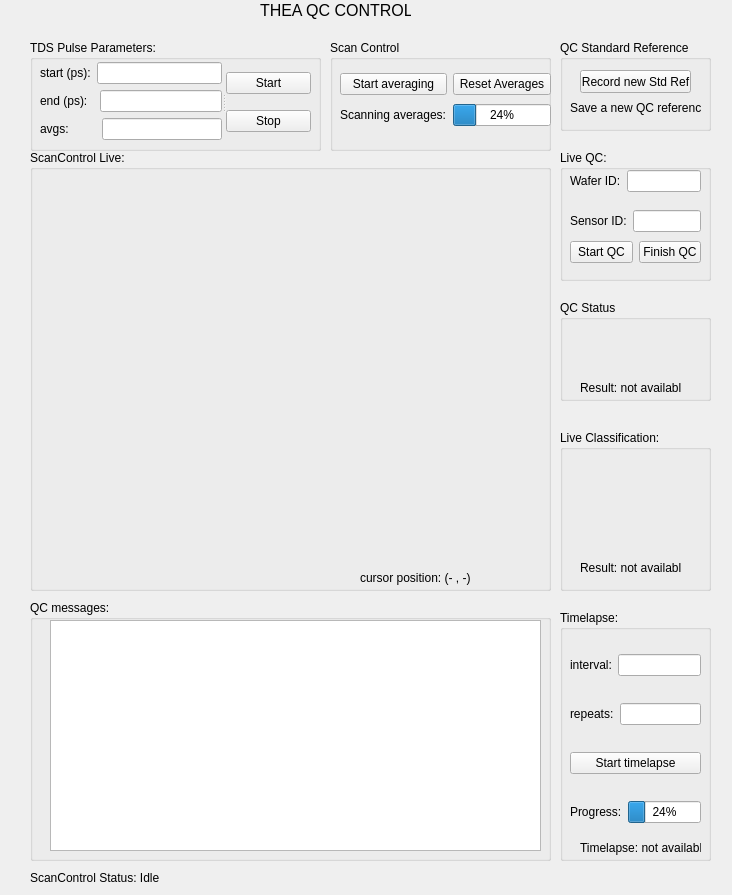
<?xml version="1.0" encoding="UTF-8"?>
<ui version="4.0">
 <class>ScanControlWidget</class>
 <widget class="QWidget" name="ScanControlWidget">
  <property name="geometry">
   <rect>
    <x>0</x>
    <y>0</y>
    <width>732</width>
    <height>895</height>
   </rect>
  </property>
  <property name="windowTitle">
   <string>Form</string>
  </property>
  <widget class="QLabel" name="lblStatus">
   <property name="geometry">
    <rect>
     <x>30</x>
     <y>870</y>
     <width>131</width>
     <height>16</height>
    </rect>
   </property>
   <property name="text">
    <string>ScanControl Status: Idle</string>
   </property>
  </widget>
  <widget class="QGroupBox" name="gTdsParams">
   <property name="geometry">
    <rect>
     <x>30</x>
     <y>40</y>
     <width>291</width>
     <height>111</height>
    </rect>
   </property>
   <property name="title">
    <string>TDS Pulse Parameters:</string>
   </property>
   <widget class="QSplitter" name="splitter">
    <property name="geometry">
     <rect>
      <x>10</x>
      <y>22</y>
      <width>271</width>
      <height>80</height>
     </rect>
    </property>
    <property name="orientation">
     <enum>Qt::Horizontal</enum>
    </property>
    <widget class="QWidget" name="layoutWidget">
     <layout class="QVBoxLayout" name="verticalLayout">
      <item>
       <layout class="QHBoxLayout" name="horizontalLayout">
        <item>
         <widget class="QLabel" name="lblTdsStart">
          <property name="text">
           <string>start (ps):</string>
          </property>
         </widget>
        </item>
        <item>
         <widget class="QLineEdit" name="lEditTdsStart"/>
        </item>
       </layout>
      </item>
      <item>
       <layout class="QHBoxLayout" name="horizontalLayout_2">
        <property name="sizeConstraint">
         <enum>QLayout::SetMinimumSize</enum>
        </property>
        <item>
         <widget class="QLabel" name="lblTdsEnd">
          <property name="text">
           <string>end (ps):  </string>
          </property>
         </widget>
        </item>
        <item>
         <widget class="QLineEdit" name="lEditTdsEnd"/>
        </item>
       </layout>
      </item>
      <item>
       <layout class="QHBoxLayout" name="horizontalLayout_3">
        <item>
         <widget class="QLabel" name="lblTdsAvgs">
          <property name="text">
           <string>avgs:        </string>
          </property>
         </widget>
        </item>
        <item>
         <widget class="QLineEdit" name="lEditTdsAvgs"/>
        </item>
       </layout>
      </item>
     </layout>
    </widget>
    <widget class="QWidget" name="layoutWidget">
     <layout class="QVBoxLayout" name="verticalLayout_2">
      <item>
       <widget class="QPushButton" name="btnStart">
        <property name="text">
         <string>Start</string>
        </property>
       </widget>
      </item>
      <item>
       <widget class="QPushButton" name="btnStop">
        <property name="text">
         <string>Stop</string>
        </property>
       </widget>
      </item>
     </layout>
    </widget>
   </widget>
  </widget>
  <widget class="QGroupBox" name="gLivePlot">
   <property name="geometry">
    <rect>
     <x>30</x>
     <y>150</y>
     <width>521</width>
     <height>441</height>
    </rect>
   </property>
   <property name="title">
    <string>ScanControl Live:</string>
   </property>
   <widget class="PlotWidget" name="livePlot" native="true">
    <property name="geometry">
     <rect>
      <x>10</x>
      <y>30</y>
      <width>491</width>
      <height>391</height>
     </rect>
    </property>
   </widget>
   <widget class="QLabel" name="xyLabel">
    <property name="geometry">
     <rect>
      <x>330</x>
      <y>420</y>
      <width>191</width>
      <height>16</height>
     </rect>
    </property>
    <property name="text">
     <string>cursor position: (- , -)</string>
    </property>
   </widget>
  </widget>
  <widget class="QLabel" name="WidgetSplash">
   <property name="geometry">
    <rect>
     <x>260</x>
     <y>0</y>
     <width>151</width>
     <height>21</height>
    </rect>
   </property>
   <property name="font">
    <font>
     <pointsize>12</pointsize>
    </font>
   </property>
   <property name="text">
    <string>THEA QC CONTROL</string>
   </property>
  </widget>
  <widget class="QGroupBox" name="gQcTextBox">
   <property name="geometry">
    <rect>
     <x>30</x>
     <y>600</y>
     <width>521</width>
     <height>261</height>
    </rect>
   </property>
   <property name="title">
    <string>QC messages:</string>
   </property>
   <widget class="QPlainTextEdit" name="textbox">
    <property name="geometry">
     <rect>
      <x>20</x>
      <y>20</y>
      <width>491</width>
      <height>231</height>
     </rect>
    </property>
   </widget>
  </widget>
  <widget class="QGroupBox" name="gLiveQC">
   <property name="geometry">
    <rect>
     <x>560</x>
     <y>150</y>
     <width>151</width>
     <height>131</height>
    </rect>
   </property>
   <property name="title">
    <string>Live QC: </string>
   </property>
   <widget class="QWidget" name="layoutWidget">
    <property name="geometry">
     <rect>
      <x>10</x>
      <y>20</y>
      <width>131</width>
      <height>22</height>
     </rect>
    </property>
    <layout class="QHBoxLayout" name="horizontalLayout_4">
     <item>
      <widget class="QLabel" name="lblWaferId">
       <property name="text">
        <string>Wafer ID:</string>
       </property>
      </widget>
     </item>
     <item>
      <widget class="QLineEdit" name="lEditWaferId"/>
     </item>
    </layout>
   </widget>
   <widget class="QWidget" name="layoutWidget">
    <property name="geometry">
     <rect>
      <x>10</x>
      <y>60</y>
      <width>131</width>
      <height>22</height>
     </rect>
    </property>
    <layout class="QHBoxLayout" name="horizontalLayout_6">
     <item>
      <widget class="QLabel" name="lblSensorId">
       <property name="text">
        <string>Sensor ID:</string>
       </property>
      </widget>
     </item>
     <item>
      <widget class="QLineEdit" name="lEditSensorId"/>
     </item>
    </layout>
   </widget>
   <widget class="QWidget" name="layoutWidget">
    <property name="geometry">
     <rect>
      <x>10</x>
      <y>90</y>
      <width>131</width>
      <height>25</height>
     </rect>
    </property>
    <layout class="QHBoxLayout" name="horizontalLayout_9">
     <item>
      <widget class="QPushButton" name="btnStartQC">
       <property name="text">
        <string>Start QC</string>
       </property>
      </widget>
     </item>
     <item>
      <widget class="QPushButton" name="btnFinishQC">
       <property name="text">
        <string>Finish QC</string>
       </property>
      </widget>
     </item>
    </layout>
   </widget>
  </widget>
  <widget class="QGroupBox" name="gQcStatus">
   <property name="geometry">
    <rect>
     <x>560</x>
     <y>300</y>
     <width>151</width>
     <height>101</height>
    </rect>
   </property>
   <property name="title">
    <string>QC Status</string>
   </property>
   <widget class="QLabel" name="lblQcStatusIcon">
    <property name="geometry">
     <rect>
      <x>50</x>
      <y>30</y>
      <width>41</width>
      <height>41</height>
     </rect>
    </property>
    <property name="text">
     <string/>
    </property>
   </widget>
   <widget class="QLabel" name="qCcurrentMsg">
    <property name="geometry">
     <rect>
      <x>20</x>
      <y>80</y>
      <width>101</width>
      <height>16</height>
     </rect>
    </property>
    <property name="text">
     <string>Result: not available</string>
    </property>
   </widget>
  </widget>
  <widget class="QGroupBox" name="gRepeatMeasurements">
   <property name="geometry">
    <rect>
     <x>560</x>
     <y>610</y>
     <width>151</width>
     <height>251</height>
    </rect>
   </property>
   <property name="title">
    <string>Timelapse:</string>
   </property>
   <widget class="QLabel" name="lblTlapseStatus">
    <property name="geometry">
     <rect>
      <x>20</x>
      <y>230</y>
      <width>121</width>
      <height>16</height>
     </rect>
    </property>
    <property name="text">
     <string>Timelapse: not available</string>
    </property>
   </widget>
   <widget class="QWidget" name="layoutWidget">
    <property name="geometry">
     <rect>
      <x>10</x>
      <y>23</y>
      <width>131</width>
      <height>211</height>
     </rect>
    </property>
    <layout class="QVBoxLayout" name="verticalLayout_3">
     <item>
      <layout class="QHBoxLayout" name="horizontalLayout_8">
       <item>
        <widget class="QLabel" name="repeatInterval">
         <property name="text">
          <string>interval:</string>
         </property>
        </widget>
       </item>
       <item>
        <widget class="QLineEdit" name="lEditInterval"/>
       </item>
      </layout>
     </item>
     <item>
      <layout class="QHBoxLayout" name="horizontalLayout_7">
       <item>
        <widget class="QLabel" name="repeatNum">
         <property name="text">
          <string>repeats:</string>
         </property>
        </widget>
       </item>
       <item>
        <widget class="QLineEdit" name="lEditRepeatNum"/>
       </item>
      </layout>
     </item>
     <item>
      <widget class="QPushButton" name="btnStartTimelapse">
       <property name="text">
        <string>Start timelapse</string>
       </property>
      </widget>
     </item>
     <item>
      <layout class="QHBoxLayout" name="horizontalLayout_5">
       <item>
        <widget class="QLabel" name="lblTimelapseProg">
         <property name="text">
          <string>Progress:</string>
         </property>
        </widget>
       </item>
       <item>
        <widget class="QProgressBar" name="progTimelapse">
         <property name="value">
          <number>24</number>
         </property>
        </widget>
       </item>
      </layout>
     </item>
    </layout>
   </widget>
  </widget>
  <widget class="QGroupBox" name="liveClassifer">
   <property name="geometry">
    <rect>
     <x>560</x>
     <y>430</y>
     <width>151</width>
     <height>161</height>
    </rect>
   </property>
   <property name="title">
    <string>Live Classification:</string>
   </property>
   <widget class="QLabel" name="lblClassResultIcon">
    <property name="geometry">
     <rect>
      <x>50</x>
      <y>60</y>
      <width>41</width>
      <height>41</height>
     </rect>
    </property>
    <property name="text">
     <string/>
    </property>
   </widget>
   <widget class="QLabel" name="lblClassResult">
    <property name="geometry">
     <rect>
      <x>20</x>
      <y>130</y>
      <width>101</width>
      <height>16</height>
     </rect>
    </property>
    <property name="text">
     <string>Result: not available</string>
    </property>
   </widget>
  </widget>
  <widget class="QGroupBox" name="gAvgControl">
   <property name="geometry">
    <rect>
     <x>330</x>
     <y>40</y>
     <width>221</width>
     <height>111</height>
    </rect>
   </property>
   <property name="title">
    <string>Scan Control</string>
   </property>
   <widget class="QWidget" name="layoutWidget">
    <property name="geometry">
     <rect>
      <x>10</x>
      <y>30</y>
      <width>211</width>
      <height>61</height>
     </rect>
    </property>
    <layout class="QGridLayout" name="gridLayout_2">
     <item row="0" column="0">
      <widget class="QPushButton" name="btnStartAveraging">
       <property name="text">
        <string>Start averaging</string>
       </property>
      </widget>
     </item>
     <item row="0" column="1">
      <widget class="QPushButton" name="btnResetAvg">
       <property name="text">
        <string>Reset Averages</string>
       </property>
      </widget>
     </item>
     <item row="1" column="0">
      <widget class="QLabel" name="lblAvgScanProg">
       <property name="text">
        <string>Scanning averages:</string>
       </property>
      </widget>
     </item>
     <item row="1" column="1">
      <widget class="QProgressBar" name="progAvg">
       <property name="value">
        <number>24</number>
       </property>
      </widget>
     </item>
    </layout>
   </widget>
  </widget>
  <widget class="QGroupBox" name="stdRefGroup">
   <property name="geometry">
    <rect>
     <x>560</x>
     <y>40</y>
     <width>151</width>
     <height>91</height>
    </rect>
   </property>
   <property name="title">
    <string>QC Standard Reference</string>
   </property>
   <widget class="QPushButton" name="btnNewStdRef">
    <property name="geometry">
     <rect>
      <x>20</x>
      <y>30</y>
      <width>111</width>
      <height>23</height>
     </rect>
    </property>
    <property name="text">
     <string>Record new Std Ref</string>
    </property>
   </widget>
   <widget class="QLabel" name="lblStdRefTip">
    <property name="geometry">
     <rect>
      <x>10</x>
      <y>60</y>
      <width>131</width>
      <height>16</height>
     </rect>
    </property>
    <property name="text">
     <string>Save a new QC reference</string>
    </property>
   </widget>
  </widget>
 </widget>
 <customwidgets>
  <customwidget>
   <class>PlotWidget</class>
   <extends>QWidget</extends>
   <header location="global">pyqtgraph</header>
   <container>1</container>
  </customwidget>
 </customwidgets>
 <resources/>
 <connections/>
</ui>
